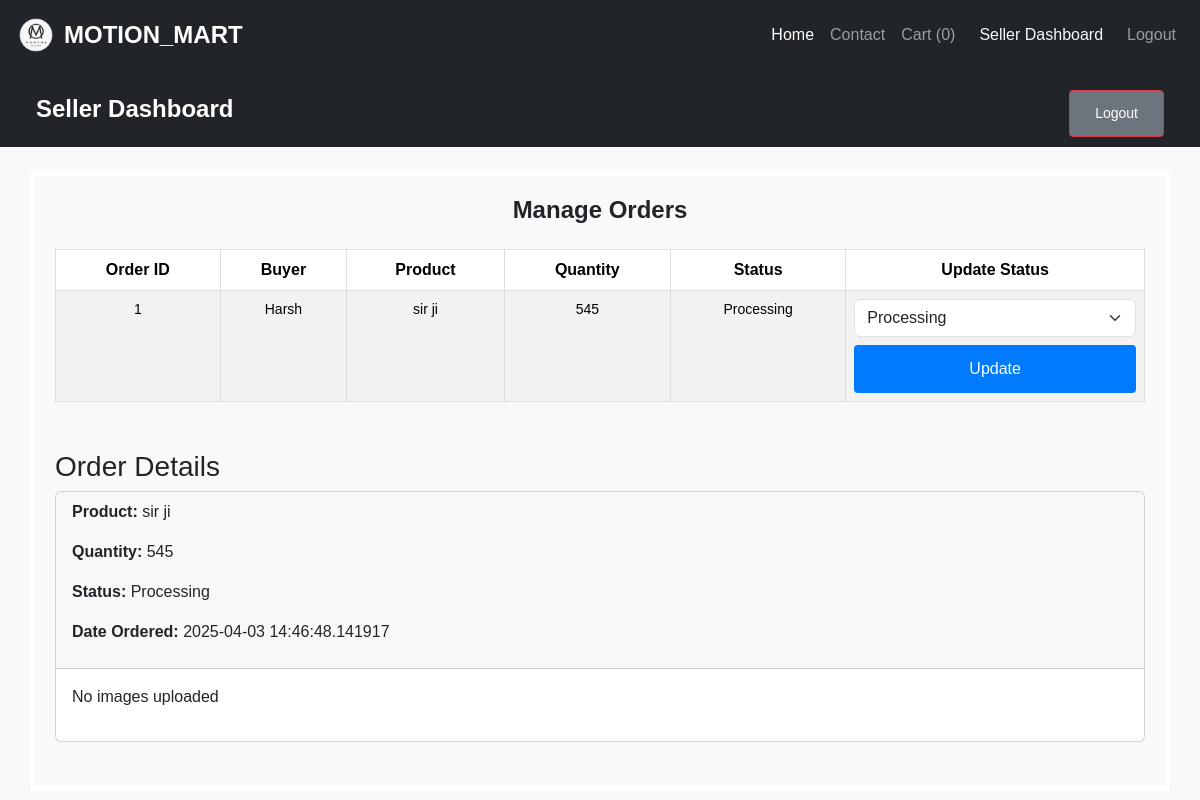
The app's page /seller/orders (signed in), older data.
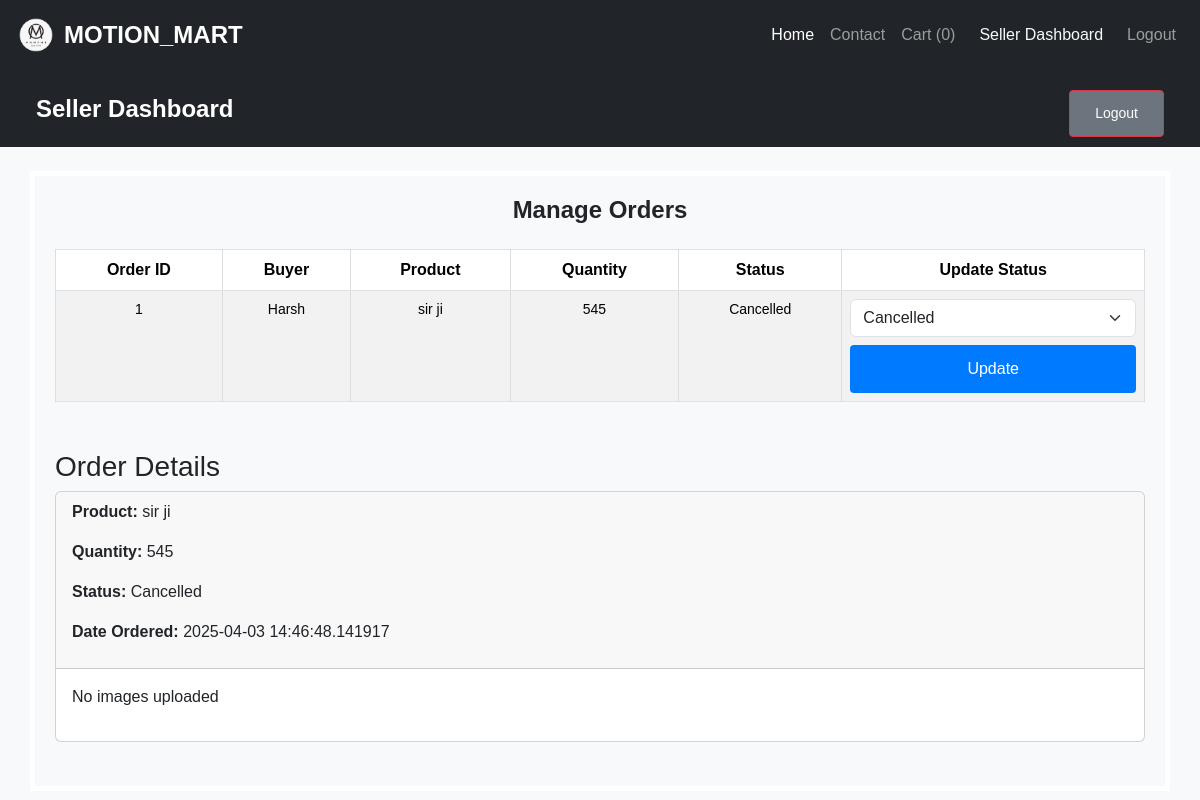
The same page, newer data.
### app.py (models this page shows, shortened)
class User(db.Model):
    id = db.Column(db.Integer, primary_key=True)
    username = db.Column(db.String(150), unique=True, nullable=False)
    password = db.Column(db.String(150), nullable=False)
    email = db.Column(db.String(150), nullable=True)
    role = db.Column(db.String(50), nullable=False)
    address = db.relationship('Address', backref='user_address', uselist=False)
    orders = db.relationship('Order', back_populates='buyer')

class Order(db.Model):
    __tablename__ = 'orders'
    id = db.Column(db.Integer, primary_key=True)
    buyer_id = db.Column(db.Integer, db.ForeignKey('user.id'))  # Foreign key to 'user.id'
    product_id = db.Column(db.Integer, db.ForeignKey('products.id'))  # Foreign key to 'products.id'
    quantity = db.Column(db.Integer)
    status = db.Column(db.String(50))
    date_ordered = db.Column(db.DateTime, default=datetime.utcnow)
    custom_instructions = db.Column(db.String(255), nullable=True)
    product = db.relationship('Product', back_populates='orders')
    buyer = db.relationship('User', back_populates='orders')  # Link back to User
    order_images = db.relationship('OrderImage', back_populates='order', cascade="all, delete-orphan")

class Product(db.Model):
    __tablename__ = 'products'
    id = db.Column(db.Integer, primary_key=True)
    name = db.Column(db.String(255), nullable=False)
    price = db.Column(db.Float, nullable=False)
    description = db.Column(db.String(500), nullable=True)
    seller_id = db.Column(db.Integer, db.ForeignKey('user.id'), nullable=False)  # Correct foreign key to 'user.id'
    image_path = db.Column(db.String(255), nullable=True)  # <-- Add this line
    category = db.Column(db.String(100), nullable=True)  # <-- Add this line
    seller = db.relationship('User', backref='products')
    orders = db.relationship('Order', back_populates='product')

### app.py (the view)
@app.route('/seller/orders')
@role_required('seller')
def seller_orders():
    seller_id = session.get('user_id')
    orders = (db.session.query(Order)
              .select_from(Order)
              .join(Product, Product.id == Order.product_id)  # Join condition between Order and Product
              .options(joinedload(Order.order_images))  # Eager load the order_images relationship
              .filter(Product.seller_id == seller_id)  # Filter by the seller's ID
              .all())
    return render_template('seller_orders.html', orders=orders)

### app.py (called while the page is built)
def role_required(allowed_roles):
    def wrapper(f):
        @wraps(f)
        def decorated_function(*args, **kwargs):
            if 'logged_in' not in session or session.get('role') not in allowed_roles:
                return redirect(url_for('login'))
            return f(*args, **kwargs)
        return decorated_function
    return wrapper

### templates/seller_orders.html (shortened to what this page needs)
<!DOCTYPE html>
<html lang="en">
<head>
    <link rel="stylesheet" href="https://cdn.jsdelivr.net/npm/bootstrap@5.3.0/dist/css/bootstrap.min.css">
</head>
<body class="bg-light">
{% include 'navbar.html'%}
    <nav class="navbar navbar-dark bg-dark">
        <a class="navbar-brand ms-3" href="#">Seller Dashboard</a>
        <a class="btn btn-danger me-3" href="{{ url_for('logout') }}">Logout</a>
    </nav>
    <div class="container mt-4">
        <h2 class="mb-4">Manage Orders</h2>
        <table class="table table-bordered table-striped">
            <thead>
                <tr>
                    <th>Order ID</th>
                    <th>Buyer</th>
                    <th>Product</th>
                    <th>Quantity</th>
                    <th>Status</th>
                    <th>Update Status</th>
                </tr>
            </thead>
            <tbody>
                {% for order in orders %}
                <tr>
                    <td>{{ order.id }}</td>
                    <td>{{ order.buyer.username }}</td>
                    <td>{{ order.product.name }}</td>
                    <td>{{ order.quantity }}</td>
                    <td>{{ order.status }}</td>
                    <td>
                        <form method="POST" action="{{ url_for('update_order', order_id=order.id) }}">
                            <select name="status" class="form-select">
                                <option value="Processing" {% if order.status=='Processing' %}selected{% endif %}>
                                    Processing</option>
                                <option value="Cancelled" {% if order.status=='Cancelled' %}selected{% endif %}>
                                    Cancelled</option>
                            </select>
                            <button type="submit" class="btn btn-primary mt-2 w-100">Update</button>
                        </form>
                    </td>
                </tr>
                {% endfor %}
            </tbody>
        </table>
        <h3 class="mt-5">Order Details</h3>
        {% for order in orders %}
        <div class="card mb-4">
            <div class="card-header">
                <p><strong>Product:</strong> {{ order.product.name }}</p>
                <p><strong>Quantity:</strong> {{ order.quantity }}</p>
                <p><strong>Status:</strong> {{ order.status }}</p>
                <p><strong>Date Ordered:</strong> {{ order.date_ordered }}</p>
            </div>
            <div class="card-body">
                {% if order.order_images %}
                <p><strong>Uploaded Images:</strong></p>
                <div class="d-flex flex-wrap gap-2">
                    {% for order_image in order.order_images %}
                    <img src="{{ url_for('static', filename='uploads/' + order_image.image_filename) }}" alt="Product Image" class="img-thumbnail" style="max-width: 150px;">
                    {% endfor %}
                </div>
                {% else %}
                <p>No images uploaded</p>
                {% endif %}
            </div>
        </div>
        {% endfor %}
    </div>
</body>
</html>

### templates/navbar.html (shortened to what this page needs)
<!DOCTYPE html>
<html lang="en">
<head>
  <link href="https://cdn.jsdelivr.net/npm/bootstrap@5.3.3/dist/css/bootstrap.min.css" rel="stylesheet" />
  <link rel="stylesheet" href="/static/style.css" />
</head>
<body>
<nav class="navbar navbar-expand-lg navbar-dark bg-dark px-3">
  <a class="navbar-brand d-flex align-items-center" href="/">
    <img src="/static/uploads/newlogo.png" alt="Logo" class="me-2" style="height: 40px;" />
    <b>MOTION_MART</b>
  </a>
  <div class="collapse navbar-collapse" id="navbarNavDropdown">
    <ul class="navbar-nav ms-auto">
      <li class="nav-item">
        <a href="/" class="nav-link active">Home</a>
      </li>
      <li class="nav-item">
        <a href="/contact" class="nav-link">Contact</a>
      </li>
      <li class="nav-item">
        <a href="/cart" class="nav-link">
          Cart <span id="cart-count">(0)</span>
        </a>
      </li>
      {% if session.get('user_id') %}
        <li class="nav-item">
          <a href="{{ url_for(session['role'] + '_dashboard') }}" class="nav-link text-light bg-dark px-3 rounded">
            {{ session['role'].capitalize() }} Dashboard
          </a>
        </li>
        <li class="nav-item">
          <a class="nav-link" href="{{ url_for('logout') }}">Logout</a>
        </li>
      {% else %}
        <li class="nav-item">
          <a href="{{ url_for('login') }}" class="nav-link">Login</a>
        </li>
      {% endif %}
    </ul>
  </div>
</nav>
</body>
</html>

### static/style.css (style rules this page uses)
body { padding: 0; margin: 0; }
.navbar { background-color: #333; padding: 10px 20px; display: flex; justify-content: space-between; align-items: center; position: relative; }
.navbar-brand { display: flex; align-items: center; color: white; text-decoration: none; font-size: 24px; font-weight: bold; transition: transform 0.3s ease, color 0.3s ease; }
body { font-family: Arial, sans-serif; }
.container { width: auto; margin: 0 auto; padding: 20px; border: 5px solid white; }
button { width: 100%; padding: 12px; font-size: 16px; color: #fff; background-color: #007bff; border: none; border-radius: 4px; cursor: pointer; transition: background-color 0.3s; }
.btn { display: inline-block; margin-top: 10px; padding: 12px 25px; text-align: center; font-size: 14px; background-color: #6c757d; color: white; text-decoration: none; border-radius: 4px; transition: background-color 0.3s; }
.container h2 { text-align: center; margin-bottom: 30px; font-size: 24px; font-weight: bold; }
button[type="submit"] { background-color: #007bff; color: white; border: none; padding: 12px 20px; border-radius: 4px; font-size: 16px; cursor: pointer; width: 100%; transition: background-color 0.3s ease; }
table { width: 100%; border-collapse: collapse; margin-bottom: 20px; }
table th, table td { text-align: center; padding: 12px; border: 1px solid #ddd; }
table th { background-color: #007bff; color: white; font-size: 16px; }
table td { font-size: 14px; }
button { background-color: #f44336; color: white; padding: 8px 16px; border: none; border-radius: 4px; cursor: pointer; transition: background-color 0.3s ease; }
form button[type="submit"] { background-color: #007bff; width: 100%; padding: 12px; font-size: 16px; border-radius: 4px; cursor: pointer; border: none; transition: background-color 0.3s ease; }

Row changes from the older to the newer data that the page shows:
changed Order "sir ji": status "Processing" → "Cancelled"
